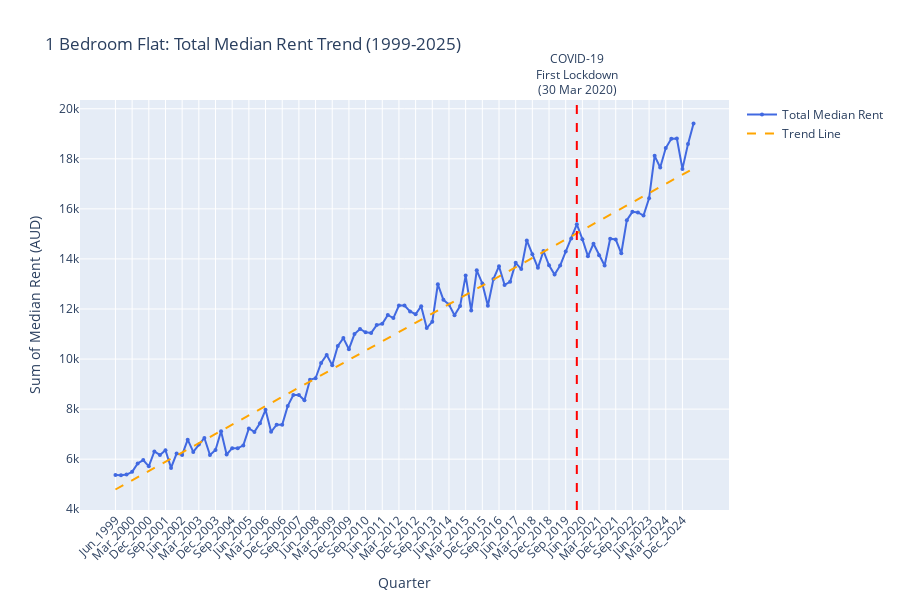

Notebook source saved alongside this figure:
### Markdown cell above
### Observations based on the graphs:
   - Clear upward trend from 1999 to 2025
   - Some interesting fluctuations around 2020-2021, possibly related to COVID.
   - Since Melbourne is known as the city with the biggest number of COVID lockdowns, let's investigate further...

### Code cell
from scipy import stats
# New library needed to add tendency lines
# Remember to run: pip freeze > requirements.txt

# ENHANCED OVERALL TREND with COVID marker and trend line
median_totals = hprice_1br_median.iloc[:, 1:].sum(axis=0)
quarters = hprice_1br_median.columns[1:].tolist()

trend_df = pd.DataFrame({
    'Quarter': quarters,
    'Total_Median_Rent': median_totals.values
})

# Add a numeric index for trend line calculation
trend_df['Index'] = range(len(trend_df))

# Calculate linear trend line
slope, intercept, r_value, p_value, std_err = stats.linregress(trend_df['Index'], trend_df['Total_Median_Rent'])
trend_df['Trend_Line'] = slope * trend_df['Index'] + intercept

# Find the index of Mar_2020
covid_start_idx = quarters.index('Mar_2020') if 'Mar_2020' in quarters else None

fig1 = go.Figure()

# Actual data
fig1.add_trace(go.Scatter(
    x=trend_df['Quarter'],
    y=trend_df['Total_Median_Rent'],
    mode='lines+markers',
    name='Total Median Rent',
    line=dict(color='royalblue', width=2),
    marker=dict(size=4)
))

# Trend line
fig1.add_trace(go.Scatter(
    x=trend_df['Quarter'],
    y=trend_df['Trend_Line'],
    mode='lines',
    name='Trend Line',
    line=dict(color='orange', width=2, dash='dash')
))

# COVID start marker (March 2020 - first lockdown)
if covid_start_idx is not None:
    fig1.add_vline(
        x=covid_start_idx, 
        line_dash="dash", 
        line_color="red",
        annotation_text="COVID-19<br>First Lockdown<br>(30 Mar 2020)",
        annotation_position="top"
    )

fig1.update_layout(
    title='1 Bedroom Flat: Total Median Rent Trend (1999-2025)',
    xaxis_title='Quarter',
    yaxis_title='Sum of Median Rent (AUD)',
    hovermode='x unified',
    height=600,
    xaxis=dict(tickangle=-45),
    showlegend=True
)

fig1.show()

### Figure 1 — Plotly figure (JSON) as saved in the notebook; plotly's stock layout.template omitted (floating-point values rounded to 4 significant figures)
{"data": [{"line": {"color": "royalblue", "width": 2}, "marker": {"size": 4}, "mode": "lines+markers", "name": "Total Median Rent", "type": "scatter", "x": ["Jun_1999", "Sep_1999", "Dec_1999", "Mar_2000", "Jun_2000", "Sep_2000", "Dec_2000", "Mar_2001", "Jun_2001", "Sep_2001", "Dec_2001", "Mar_2002", "Jun_2002", "Sep_2002", "Dec_2002", "Mar_2003", "Jun_2003", "Sep_2003", "Dec_2003", "Mar_2004", "Jun_2004", "Sep_2004", "Dec_2004", "Mar_2005", "Jun_2005", "Sep_2005", "Dec_2005", "Mar_2006", "Jun_2006", "Sep_2006", "Dec_2006", "Mar_2007", "Jun_2007", "Sep_2007", "Dec_2007", "Mar_2008", "Jun_2008", "Sep_2008", "Dec_2008", "Mar_2009", "Jun_2009", "Sep_2009", "Dec_2009", "Mar_2010", "Jun_2010", "Sep_2010", "Dec_2010", "Mar_2011", "Jun_2011", "Sep_2011", "Dec_2011", "Mar_2012", "Jun_2012", "Sep_2012", "Dec_2012", "Mar_2013", "Jun_2013", "Sep_2013", "Dec_2013", "Mar_2014", "Jun_2014", "Sep_2014", "Dec_2014", "Mar_2015", "Jun_2015", "Sep_2015", "Dec_2015", "Mar_2016", "Jun_2016", "Sep_2016", "Dec_2016", "Mar_2017", "Jun_2017", "Sep_2017", "Dec_2017", "Mar_2018", "Jun_2018", "Sep_2018", "Dec_2018", "Mar_2019", "Jun_2019", "Sep_2019", "Dec_2019", "Mar_2020", "Jun_2020", "Sep_2020", "Dec_2020", "Mar_2021", "Jun_2021", "Sep_2021", "Dec_2021", "Mar_2022", "Jun_2022", "Sep_2022", "Dec_2022", "Mar_2023", "Jun_2023", "Sep_2023", "Dec_2023", "Mar_2024", "Jun_2024", "Sep_2024", "Dec_2024", "Mar_2025", "Jun_2025"], "y": [5368.0, 5357.0, 5386.0, 5493.0, 5826.0, 5964.0, 5712.0, 6306.0, 6168.0, 6356.0, 5652.0, 6225.0, 6170.0, 6779.0, 6288.0, 6590.0, 6848.0, 6169.0, 6369.0, 7116.0, 6187.0, 6440.0, 6435.0, 6550.0, 7228.0, 7090.0, 7438.0, 7971.0, 7094.0, 7377.0, 7374.0, 8128.0, 8561.0, 8566.0, 8354.0, 9174.0, 9233.0, 9846.0, 10170.0, 9751.0, 10520.0, 10840.0, 10390.0, 11000.0, 11200.0, 11070.0, 11040.0, 11360.0, 11410.0, 11760.0, 11640.0, 12140.0, 12140.0, 11900.0, 11790.0, 12110.0, 11240.0, 11490.0, 12990.0, 12360.0, 12180.0, 11750.0, 12120.0, 13330.0, 11940.0, 13540.0, 13020.0, 12130.0, 13200.0, 13710.0, 12960.0, 13080.0, 13840.0, 13600.0, 14740.0, 14190.0, 13640.0, 14320.0, 13740.0, 13380.0, 13740.0, 14290.0, 14820.0, 15380.0, 14790.0, 14110.0, 14610.0, 14150.0, 13740.0, 14810.0, 14780.0, 14230.0, 15550.0, 15880.0, 15860.0, 15730.0, 16430.0, 18120.0, 17650.0, 18430.0, 18810.0, 18810.0, 17600.0, 18590.0, 19410.0]}, {"line": {"color": "orange", "dash": "dash", "width": 2}, "mode": "lines", "name": "Trend Line", "type": "scatter", "x": ["Jun_1999", "Sep_1999", "Dec_1999", "Mar_2000", "Jun_2000", "Sep_2000", "Dec_2000", "Mar_2001", "Jun_2001", "Sep_2001", "Dec_2001", "Mar_2002", "Jun_2002", "Sep_2002", "Dec_2002", "Mar_2003", "Jun_2003", "Sep_2003", "Dec_2003", "Mar_2004", "Jun_2004", "Sep_2004", "Dec_2004", "Mar_2005", "Jun_2005", "Sep_2005", "Dec_2005", "Mar_2006", "Jun_2006", "Sep_2006", "Dec_2006", "Mar_2007", "Jun_2007", "Sep_2007", "Dec_2007", "Mar_2008", "Jun_2008", "Sep_2008", "Dec_2008", "Mar_2009", "Jun_2009", "Sep_2009", "Dec_2009", "Mar_2010", "Jun_2010", "Sep_2010", "Dec_2010", "Mar_2011", "Jun_2011", "Sep_2011", "Dec_2011", "Mar_2012", "Jun_2012", "Sep_2012", "Dec_2012", "Mar_2013", "Jun_2013", "Sep_2013", "Dec_2013", "Mar_2014", "Jun_2014", "Sep_2014", "Dec_2014", "Mar_2015", "Jun_2015", "Sep_2015", "Dec_2015", "Mar_2016", "Jun_2016", "Sep_2016", "Dec_2016", "Mar_2017", "Jun_2017", "Sep_2017", "Dec_2017", "Mar_2018", "Jun_2018", "Sep_2018", "Dec_2018", "Mar_2019", "Jun_2019", "Sep_2019", "Dec_2019", "Mar_2020", "Jun_2020", "Sep_2020", "Dec_2020", "Mar_2021", "Jun_2021", "Sep_2021", "Dec_2021", "Mar_2022", "Jun_2022", "Sep_2022", "Dec_2022", "Mar_2023", "Jun_2023", "Sep_2023", "Dec_2023", "Mar_2024", "Jun_2024", "Sep_2024", "Dec_2024", "Mar_2025", "Jun_2025"], "y": [4788.0, 4911.0, 5035.0, 5158.0, 5281.0, 5405.0, 5528.0, 5651.0, 5775.0, 5898.0, 6021.0, 6145.0, 6268.0, 6391.0, 6515.0, 6638.0, 6762.0, 6885.0, 7008.0, 7132.0, 7255.0, 7378.0, 7502.0, 7625.0, 7748.0, 7872.0, 7995.0, 8118.0, 8242.0, 8365.0, 8488.0, 8612.0, 8735.0, 8858.0, 8982.0, 9105.0, 9228.0, 9352.0, 9475.0, 9598.0, 9722.0, 9845.0, 9968.0, 10090.0, 10220.0, 10340.0, 10460.0, 10590.0, 10710.0, 10830.0, 10960.0, 11080.0, 11200.0, 11330.0, 11450.0, 11570.0, 11700.0, 11820.0, 11940.0, 12070.0, 12190.0, 12310.0, 12440.0, 12560.0, 12680.0, 12810.0, 12930.0, 13050.0, 13180.0, 13300.0, 13420.0, 13550.0, 13670.0, 13790.0, 13920.0, 14040.0, 14160.0, 14290.0, 14410.0, 14530.0, 14660.0, 14780.0, 14900.0, 15030.0, 15150.0, 15270.0, 15400.0, 15520.0, 15640.0, 15770.0, 15890.0, 16010.0, 16140.0, 16260.0, 16380.0, 16510.0, 16630.0, 16750.0, 16880.0, 17000.0, 17120.0, 17250.0, 17370.0, 17490.0, 17620.0]}], "layout": {"annotations": [{"showarrow": false, "text": "COVID-19<br>First Lockdown<br>(30 Mar 2020)", "x": 83, "xanchor": "center", "xref": "x", "y": 1, "yanchor": "bottom", "yref": "y domain"}], "height": 600, "hovermode": "x unified", "shapes": [{"line": {"color": "red", "dash": "dash"}, "type": "line", "x0": 83, "x1": 83, "xref": "x", "y0": 0, "y1": 1, "yref": "y domain"}], "showlegend": true, "title": {"text": "1 Bedroom Flat: Total Median Rent Trend (1999-2025)"}, "xaxis": {"tickangle": -45, "title": {"text": "Quarter"}}, "yaxis": {"title": {"text": "Sum of Median Rent (AUD)"}}}}
